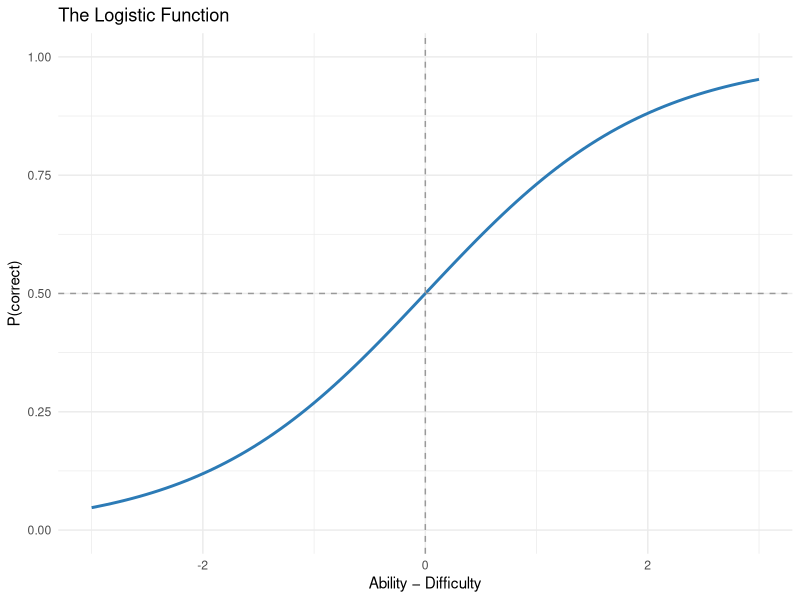

Write the R code that produced this figure.
## ---- chunk 1
library(tidyverse)
## ---- chunk 2
set.seed(42)

# generate a sample of people with varying levels of "math" ability
sample_size <- 100
person_abilities <- rnorm(sample_size, mean = 10, sd = 2)

# a test with 10 items of varying difficulty
item_count <- 10
item_difficulty <- rnorm(item_count, mean = 10, sd = 3)
## ---- chunk 3
x <- seq(from = -3, to = 3, length.out = 100)
y <- 1 / (1 + exp(-x))

ggplot(tibble(x, y), aes(x = x, y = y)) +
  geom_line(colour = "#2c7bb6", linewidth = 1) +
  geom_hline(yintercept = 0.5, linetype = "dashed", colour = "grey60") +
  geom_vline(xintercept = 0,   linetype = "dashed", colour = "grey60") +
  scale_y_continuous(limits = c(0, 1), breaks = seq(0, 1, 0.25)) +
  labs(
    title = "The Logistic Function",
    x     = "Ability \u2212 Difficulty",
    y     = "P(correct)"
  ) +
  theme_minimal()
## ---- chunk 4
simulated_data <- crossing(
  person_id = 1:sample_size,
  item_id   = 1:item_count
) |>
  mutate(
    ability      = person_abilities[person_id],
    difficulty   = item_difficulty[item_id],
    delta        = ability - difficulty,
    prob_correct = 1 / (1 + exp(-delta))
  )

glimpse(simulated_data)
## ---- chunk 5
# quick illustration of the idea
prob          <- 0.9
random_number <- runif(n = 1, min = 0, max = 1)
is_correct    <- random_number < prob

# verify: if we repeat this many times, the proportion of successes should approximate the probability
mean(runif(n = 1000) < prob)
## ---- chunk 6
set.seed(42)

simulated_data <- simulated_data |>
  mutate(
    is_correct = runif(n()) < prob_correct,
    response   = as.integer(is_correct)
  )

glimpse(simulated_data)
## ---- chunk 7
simulated_data |> 
  group_by(person_id) |> 
  summarise(proportion_correct = mean(response))
## ---- chunk 8
simulated_data |> 
  group_by(item_id) |> 
  summarise(proportion_correct = mean(response))
